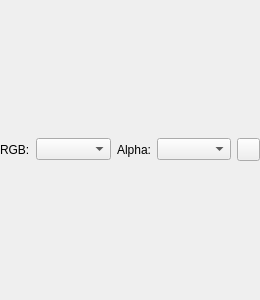
<?xml version="1.0" encoding="UTF-8"?>
<ui version="4.0">
 <class>Form</class>
 <widget class="QWidget" name="Form">
  <property name="geometry">
   <rect>
    <x>0</x>
    <y>0</y>
    <width>260</width>
    <height>300</height>
   </rect>
  </property>
  <property name="windowTitle">
   <string>Form</string>
  </property>
  <layout class="QGridLayout" name="gridLayout">
   <property name="leftMargin">
    <number>0</number>
   </property>
   <property name="topMargin">
    <number>0</number>
   </property>
   <property name="rightMargin">
    <number>0</number>
   </property>
   <property name="bottomMargin">
    <number>0</number>
   </property>
   <item row="0" column="0">
    <layout class="QHBoxLayout" name="horizontalLayout">
     <item>
      <widget class="QLabel" name="label">
       <property name="sizePolicy">
        <sizepolicy hsizetype="Minimum" vsizetype="Preferred">
         <horstretch>0</horstretch>
         <verstretch>0</verstretch>
        </sizepolicy>
       </property>
       <property name="text">
        <string>RGB:</string>
       </property>
      </widget>
     </item>
     <item>
      <widget class="QComboBox" name="mRGBCombo">
       <property name="sizePolicy">
        <sizepolicy hsizetype="Expanding" vsizetype="Fixed">
         <horstretch>0</horstretch>
         <verstretch>0</verstretch>
        </sizepolicy>
       </property>
      </widget>
     </item>
     <item>
      <widget class="QLabel" name="label_2">
       <property name="text">
        <string>Alpha:</string>
       </property>
      </widget>
     </item>
     <item>
      <widget class="QComboBox" name="mAlphaCombo">
       <property name="sizePolicy">
        <sizepolicy hsizetype="Expanding" vsizetype="Fixed">
         <horstretch>0</horstretch>
         <verstretch>0</verstretch>
        </sizepolicy>
       </property>
      </widget>
     </item>
     <item>
      <widget class="QPushButton" name="mRemoveButton">
       <property name="sizePolicy">
        <sizepolicy hsizetype="Preferred" vsizetype="Fixed">
         <horstretch>0</horstretch>
         <verstretch>0</verstretch>
        </sizepolicy>
       </property>
       <property name="minimumSize">
        <size>
         <width>23</width>
         <height>23</height>
        </size>
       </property>
       <property name="maximumSize">
        <size>
         <width>23</width>
         <height>16777215</height>
        </size>
       </property>
       <property name="baseSize">
        <size>
         <width>23</width>
         <height>0</height>
        </size>
       </property>
       <property name="text">
        <string/>
       </property>
       <property name="iconSize">
        <size>
         <width>12</width>
         <height>12</height>
        </size>
       </property>
      </widget>
     </item>
    </layout>
   </item>
  </layout>
 </widget>
 <resources/>
 <connections/>
</ui>
